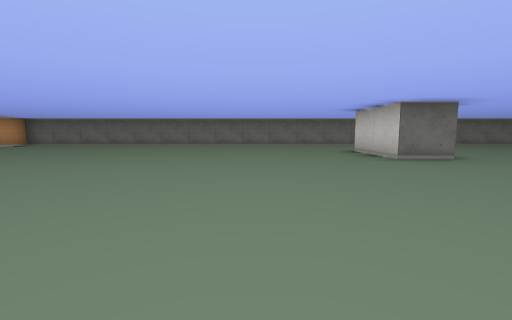
view 1 (above)

17 first-person views from a walk through a cub3D maze. The camera is about half as high as the walls, tilts 6° down and sees 90° across. The floor is counted in squares. Each view is taken from the middle of a square. On the plan, view 1 faces up. The plan holds only what a view shows up to about 9 squares ahead; the rest is blank.

view 2
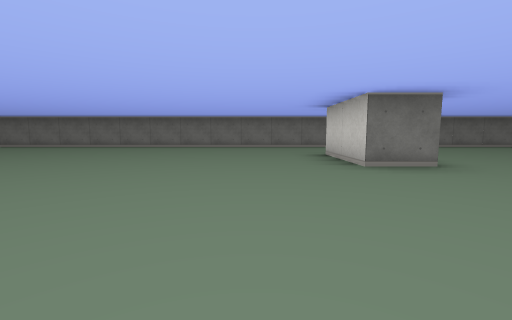

view 3
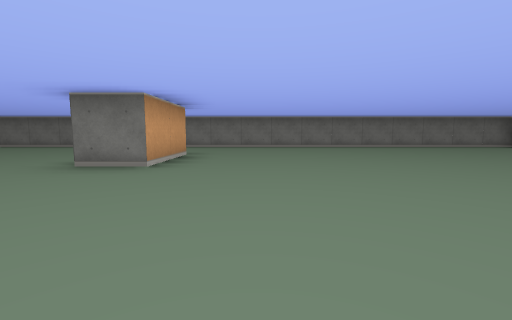

view 4
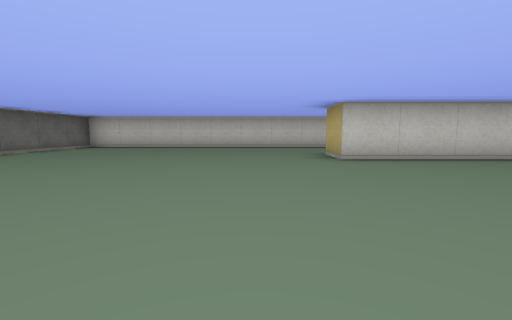

view 5
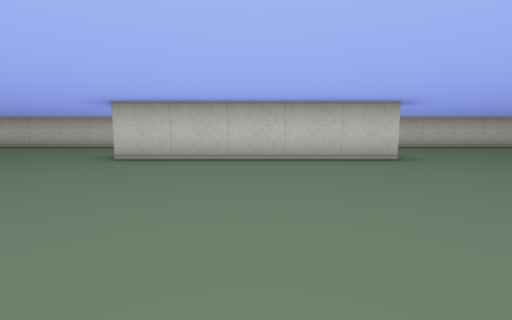

view 6
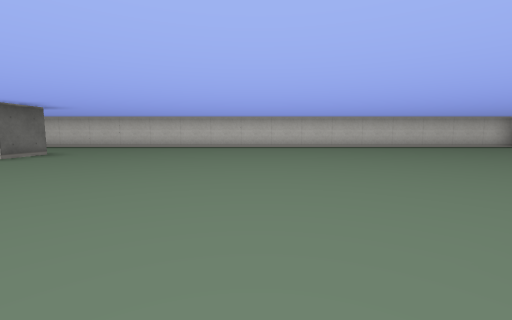

view 7
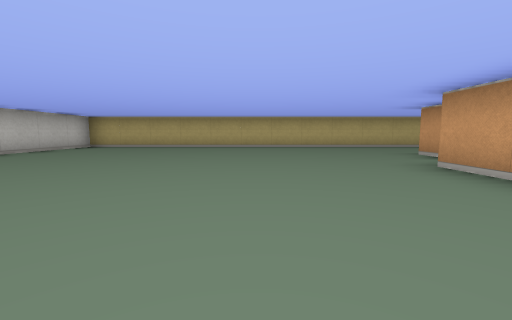

view 8
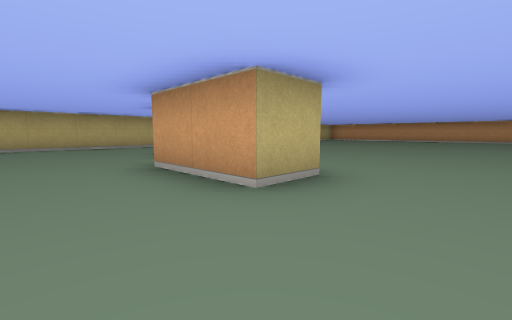

view 9
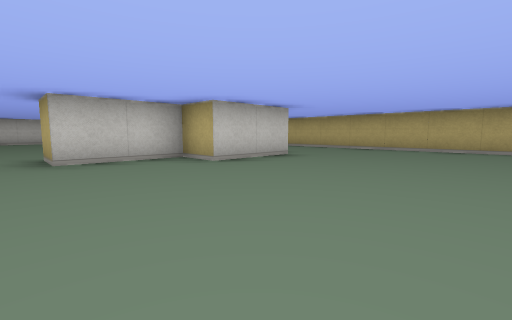

view 10
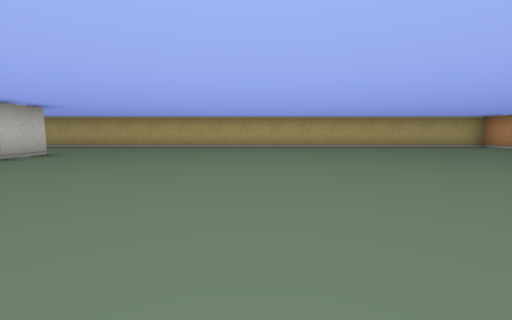

view 11
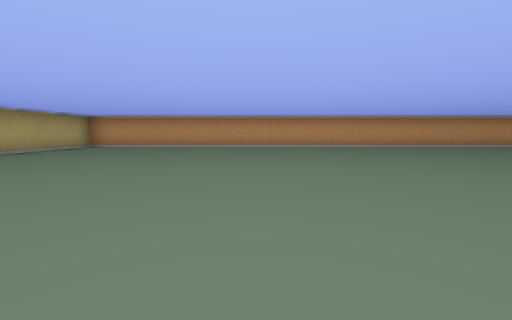

view 12
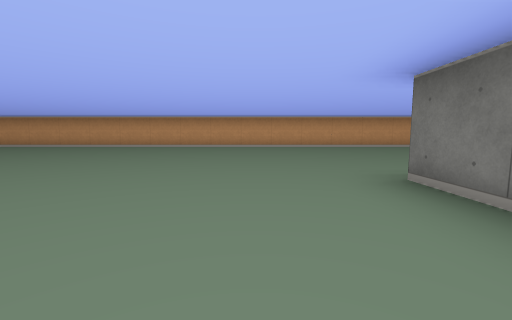

view 13
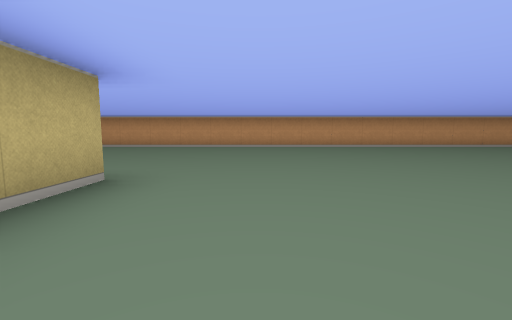

view 14
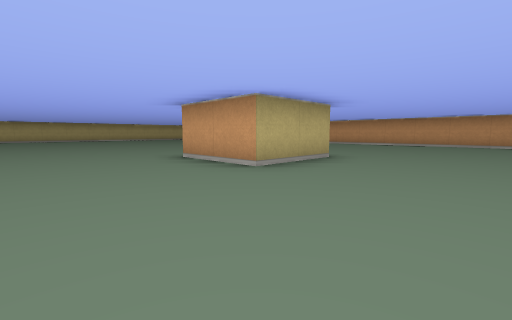

view 15
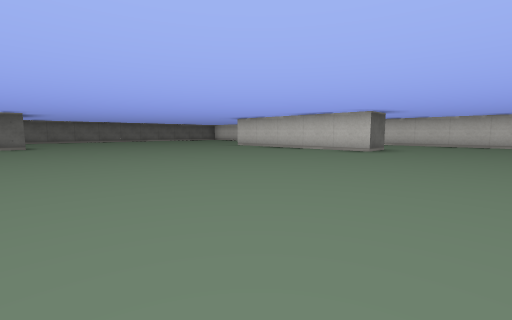

view 16
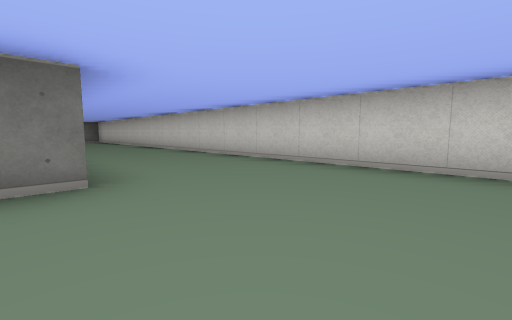

view 17
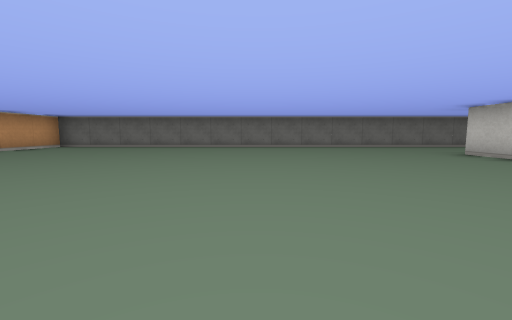

### Floor plan
Points are (right, up) in squares from view 1. A wall is a line through its corners. A room is listed if a view was taken in it or the views show most of it. See-through windows are left out.
Room 1 (views 1, 2, 3, 4, 5, 6, 7, 8, 9, 10, 11, 12, 13, 14, 15, 16, 17)
walls: (-1.4, -3.5) (-2.5, -3.5); (-2.6, -1.5) (-0.5, -1.5) (-0.5, -3.5); (10.6, -2.5) (9.5, -2.5) (9.5, 2.5) (10.5, 2.5); (4.5, -11.9) (4.5, -12.5); (3.5, 6.5) (3.5, 4.5) (2.5, 4.5) (2.5, 6.5); (3.5, -12.6) (3.5, -10.5) (4.5, -10.5) (4.5, -8.5) (5.5, -8.5) (5.5, -10.5); (-8.5, -15.5) (13.5, -15.5) (13.5, 9.5) (-8.5, 9.5) (-8.5, -15.5)

Where each view was taken, in squares from view 1:
view 1: 0 up, 0 right, facing up
view 2: 1 up, 1 right, facing up
view 3: 1 up, 5 right, facing up
view 4: 4 up, 5 right, facing right
view 5: 0 up, 5 right, facing right
view 6: 7 down, 5 right, facing right
view 7: 7 down, 8 right, facing down
view 8: 7 down, 7 right, facing down-left
view 9: 8 down, 0 right, facing down-right
view 10: 7 down, 1 left, facing down
view 11: 10 down, 0 right, facing left
view 12: 5 down, 0 right, facing left
view 13: 0 up, 0 right, facing left
view 14: 1 up, 2 right, facing down-left
view 15: 5 down, 3 right, facing up-right
view 16: 5 down, 10 right, facing up-right
view 17: 1 up, 2 left, facing up
